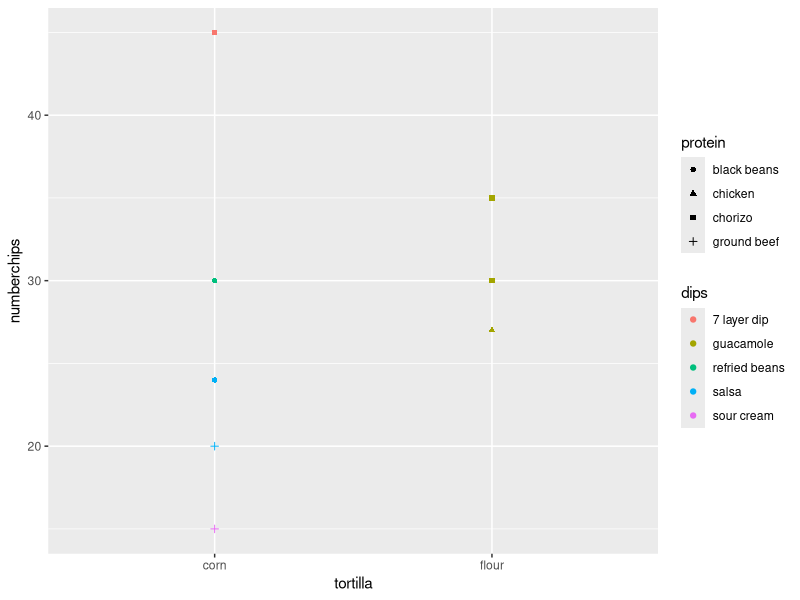

Reproduce this figure in R.
#### Just a little test for the GitHub workshop

#What happens when collaborators modify the fileset.seed(2820)

library(ggplot2)
library(stats)

#Simple t-test just for funsies
nachos <- data.frame(dips = c("salsa", "salsa", "guacamole", "guacamole", "guacamole", 
                            "refried beans", "7 layer dip", "sour cream"),
                   tortilla = c("corn", "corn", "flour", "flour", "flour", "corn", "corn", "corn"),
                   protein = c("ground beef", "black beans", "chorizo", "chorizo", "chicken", "black beans", "chorizo", "ground beef"),
                   weight = c(1, 1, 2.2, 2.4, 1.5, 2, 3, 1.1),
                   numberchips = c (20, 24, 35, 30, 27, 30, 45, 15))

t.test(weight ~ tortilla, data = nachos)

ggplot(nachos, aes(x = tortilla, y = numberchips, col = dips, shape = protein)) +
  geom_point()
